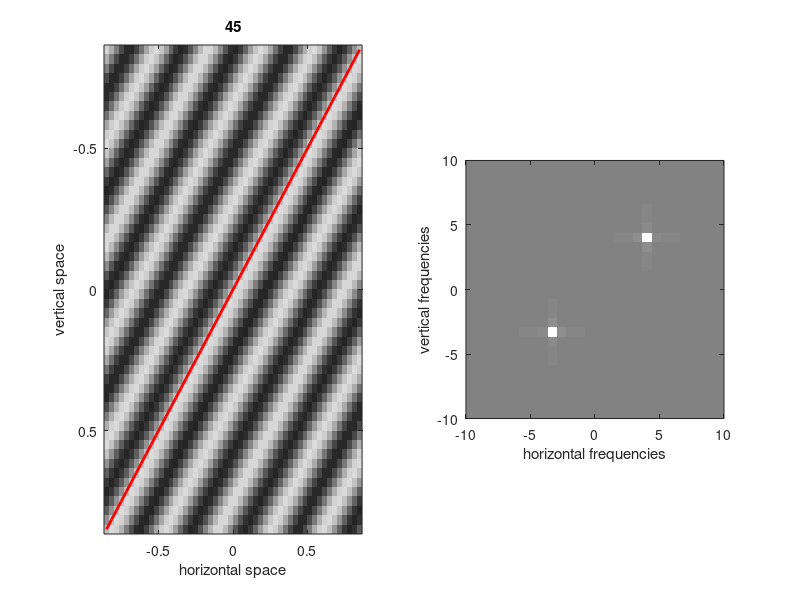

Source code (MATLAB): (Note: this script raises an error after producing the figure.)
 
%%
pixperdeg = 30;
cpd = 6;
phase = 0;
ori = pi/4;

rPix = 50/2;

dPix = rPix*2 + 1;
[X,Y] = meshgrid(-rPix:rPix);
% Standard deviation of gaussian (e1)
sigma = dPix/8;

maxRadians = 2*pi * cpd /pixperdeg;

% Create the sinusoid (s1)
pha = phase * pi/180;
s1 = cos( cos(ori) * (maxRadians*Y) + ...
    sin(ori) * (maxRadians*X) + pha);

pixdims = (-dPix/2:dPix/2);
degdims = pixdims/pixperdeg;

figure(1); clf
imagesc(degdims, degdims, s1)



%% hartley
pixperdeg =  37.5048;
nOctaves = 6;
Freq0 = .5;
M   = 1;
freqs = sort([-2.^(0:(nOctaves-1))*Freq0 0 2.^(0:(nOctaves-1))*Freq0]);
kxs = freqs;
kys = freqs;

[kxgrid, kygrid]=meshgrid(kxs, kys);
        
[xx,yy] = meshgrid(pixdims);
twoPi = 2*pi/pixperdeg;

ori = 45; %ori + 2;
sf = 5;
[ky, kx] = pol2cart(ori/180*pi, sf);

% kx = 5;
% ky = 5;
% [ori, sf] = cart2pol(ky, kx);
disp(ori)

gr = twoPi * ((kx*xx + ky*yy) / M);
h = sin(gr) + cos(gr);

hi = h-mean(h(:));

figure(1); clf
subplot(1,2,1) % SPATIAL DOMAIN
imagesc(degdims, degdims, hi, 2*[-1 1]); hold on
colormap gray
plot(degdims, (kx/ky)*-degdims+median(degdims), 'r', 'Linewidth', 2)
xlabel('horizontal space')
ylabel('vertical space')
title(ori)

fi = abs(fftshift(fft2((hi))));

% axes in the fourier domain
x = -floor(dPix/2):floor((dPix-1)/2);
x = x/-x(1)*pixperdeg/2;

ax = subplot(1,2,2); % FOURIER DOMAIN;
imagesc(x, x, fi, [-1 1]*max(fi(:)))
hold on
% plot(kx, ky, 'or', 'Linewidth', 2)
xlabel('horizontal frequencies')
ylabel('vertical frequencies')
axis xy
xlim([-1 1]*10)
ylim([-1 1]*10)
set(gca, 'XTick',  -10:5:10, 'YTick', -10:5:10)
axis equal

plot.fixfigure(gcf, 8, [4 2], 'offsetAxes', false)
saveas(gcf, fullfile(figDir, 'freqdomain.pdf'))

